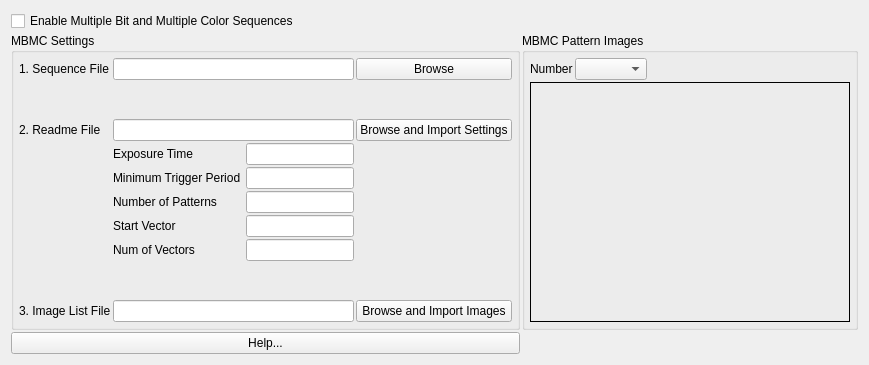
                <widget class="QWidget" name="tab_2">
                 <attribute name="title">
                  <string>Multiple Bit and Multiple Color Sequence Settings</string>
                 </attribute>
                 <layout class="QGridLayout" name="gridLayout_29">
                  <item row="0" column="1">
                   <spacer name="horizontalSpacer_5">
                    <property name="orientation">
                     <enum>Qt::Horizontal</enum>
                    </property>
                    <property name="sizeType">
                     <enum>QSizePolicy::MinimumExpanding</enum>
                    </property>
                    <property name="sizeHint" stdset="0">
                     <size>
                      <width>0</width>
                      <height>20</height>
                     </size>
                    </property>
                   </spacer>
                  </item>
                  <item row="0" column="0" rowspan="2">
                   <layout class="QGridLayout" name="gridLayout_7">
                    <property name="spacing">
                     <number>2</number>
                    </property>
                    <item row="3" column="0">
                     <widget class="QPushButton" name="getMBMCSeqHelp">
                      <property name="text">
                       <string>Help...</string>
                      </property>
                     </widget>
                    </item>
                    <item row="1" column="0">
                     <widget class="QGroupBox" name="groupBox_MBMCSettings">
                      <property name="sizePolicy">
                       <sizepolicy hsizetype="Preferred" vsizetype="MinimumExpanding">
                        <horstretch>0</horstretch>
                        <verstretch>0</verstretch>
                       </sizepolicy>
                      </property>
                      <property name="title">
                       <string>MBMC Settings</string>
                      </property>
                      <layout class="QVBoxLayout" name="verticalLayout_15">
                       <property name="spacing">
                        <number>2</number>
                       </property>
                       <property name="leftMargin">
                        <number>5</number>
                       </property>
                       <property name="topMargin">
                        <number>5</number>
                       </property>
                       <property name="rightMargin">
                        <number>5</number>
                       </property>
                       <property name="bottomMargin">
                        <number>5</number>
                       </property>
                       <item>
                        <layout class="QGridLayout" name="gridLayout_8" columnstretch="0,0,0">
                         <item row="4" column="1">
                          <layout class="QGridLayout" name="gridLayout_28">
                           <property name="spacing">
                            <number>2</number>
                           </property>
                           <item row="4" column="1">
                            <widget class="QLineEdit" name="MBMCSeqNumVec">
                             <property name="sizePolicy">
                              <sizepolicy hsizetype="MinimumExpanding" vsizetype="Fixed">
                               <horstretch>0</horstretch>
                               <verstretch>0</verstretch>
                              </sizepolicy>
                             </property>
                            </widget>
                           </item>
                           <item row="2" column="0">
                            <widget class="QLabel" name="label_15">
                             <property name="text">
                              <string>Number of Patterns</string>
                             </property>
                            </widget>
                           </item>
                           <item row="3" column="1">
                            <widget class="QLineEdit" name="MBMCSeqStartVec">
                             <property name="sizePolicy">
                              <sizepolicy hsizetype="MinimumExpanding" vsizetype="Fixed">
                               <horstretch>0</horstretch>
                               <verstretch>0</verstretch>
                              </sizepolicy>
                             </property>
                            </widget>
                           </item>
                           <item row="0" column="1">
                            <widget class="QLineEdit" name="MBMCReadme_Exposure"/>
                           </item>
                           <item row="1" column="0">
                            <widget class="QLabel" name="label_14">
                             <property name="text">
                              <string>Minimum Trigger Period </string>
                             </property>
                            </widget>
                           </item>
                           <item row="4" column="0">
                            <widget class="QLabel" name="lableVectorCount">
                             <property name="text">
                              <string>Num of Vectors</string>
                             </property>
                            </widget>
                           </item>
                           <item row="3" column="0">
                            <widget class="QLabel" name="lableStartVector">
                             <property name="text">
                              <string>Start Vector</string>
                             </property>
                            </widget>
                           </item>
                           <item row="2" column="1">
                            <widget class="QLineEdit" name="MBMCReadme_Patterns"/>
                           </item>
                           <item row="0" column="0">
                            <widget class="QLabel" name="label_13">
                             <property name="text">
                              <string>Exposure Time</string>
                             </property>
                            </widget>
                           </item>
                           <item row="1" column="1">
                            <widget class="QLineEdit" name="MBMCReadme_MinTriggerPeriod"/>
                           </item>
                          </layout>
                         </item>
                         <item row="6" column="2">
                          <widget class="QPushButton" name="browseMBMCImageList">
                           <property name="text">
                            <string>Browse and Import Images</string>
                           </property>
                          </widget>
                         </item>
                         <item row="6" column="0">
                          <widget class="QLabel" name="label_12">
                           <property name="text">
                            <string>3. Image List File</string>
                           </property>
                          </widget>
                         </item>
                         <item row="3" column="0">
                          <widget class="QLabel" name="label_11">
                           <property name="text">
                            <string>2. Readme File</string>
                           </property>
                          </widget>
                         </item>
                         <item row="3" column="1">
                          <widget class="QLineEdit" name="MBMCReadmeFile"/>
                         </item>
                         <item row="6" column="1">
                          <widget class="QLineEdit" name="MBMCImageList"/>
                         </item>
                         <item row="5" column="0">
                          <spacer name="verticalSpacer_37">
                           <property name="orientation">
                            <enum>Qt::Vertical</enum>
                           </property>
                           <property name="sizeType">
                            <enum>QSizePolicy::MinimumExpanding</enum>
                           </property>
                           <property name="sizeHint" stdset="0">
                            <size>
                             <width>20</width>
                             <height>0</height>
                            </size>
                           </property>
                          </spacer>
                         </item>
                         <item row="1" column="0">
                          <widget class="QLabel" name="label_10">
                           <property name="text">
                            <string>1. Sequence File</string>
                           </property>
                          </widget>
                         </item>
                         <item row="1" column="1">
                          <widget class="QLineEdit" name="MBMCSeqFile">
                           <property name="sizePolicy">
                            <sizepolicy hsizetype="MinimumExpanding" vsizetype="Fixed">
                             <horstretch>0</horstretch>
                             <verstretch>0</verstretch>
                            </sizepolicy>
                           </property>
                          </widget>
                         </item>
                         <item row="1" column="2">
                          <widget class="QPushButton" name="browseMBMCSeq">
                           <property name="text">
                            <string>Browse</string>
                           </property>
                          </widget>
                         </item>
                         <item row="3" column="2">
                          <widget class="QPushButton" name="btnMBMCImport">
                           <property name="text">
                            <string>Browse and Import Settings</string>
                           </property>
                          </widget>
                         </item>
                         <item row="2" column="0">
                          <spacer name="verticalSpacer_16">
                           <property name="orientation">
                            <enum>Qt::Vertical</enum>
                           </property>
                           <property name="sizeType">
                            <enum>QSizePolicy::MinimumExpanding</enum>
                           </property>
                           <property name="sizeHint" stdset="0">
                            <size>
                             <width>20</width>
                             <height>0</height>
                            </size>
                           </property>
                          </spacer>
                         </item>
                        </layout>
                       </item>
                      </layout>
                     </widget>
                    </item>
                    <item row="2" column="0">
                     <spacer name="verticalSpacer_38">
                      <property name="orientation">
                       <enum>Qt::Vertical</enum>
                      </property>
                      <property name="sizeType">
                       <enum>QSizePolicy::MinimumExpanding</enum>
                      </property>
                      <property name="sizeHint" stdset="0">
                       <size>
                        <width>20</width>
                        <height>0</height>
                       </size>
                      </property>
                     </spacer>
                    </item>
                    <item row="0" column="0">
                     <widget class="QCheckBox" name="enableCustSeq">
                      <property name="text">
                       <string>Enable Multiple Bit and Multiple Color Sequences </string>
                      </property>
                     </widget>
                    </item>
                    <item row="1" column="1">
                     <widget class="QGroupBox" name="groupBox_MBMCPatterns">
                      <property name="title">
                       <string>MBMC Pattern Images</string>
                      </property>
                      <layout class="QVBoxLayout" name="verticalLayout_16">
                       <property name="spacing">
                        <number>2</number>
                       </property>
                       <property name="leftMargin">
                        <number>5</number>
                       </property>
                       <property name="topMargin">
                        <number>5</number>
                       </property>
                       <property name="rightMargin">
                        <number>5</number>
                       </property>
                       <property name="bottomMargin">
                        <number>5</number>
                       </property>
                       <item>
                        <layout class="QHBoxLayout" name="horizontalLayout_5">
                         <item>
                          <widget class="QLabel" name="label_9">
                           <property name="text">
                            <string>Number</string>
                           </property>
                          </widget>
                         </item>
                         <item>
                          <widget class="QComboBox" name="comboBox_MBMCPatterns"/>
                         </item>
                         <item>
                          <spacer name="horizontalSpacer_14">
                           <property name="orientation">
                            <enum>Qt::Horizontal</enum>
                           </property>
                           <property name="sizeHint" stdset="0">
                            <size>
                             <width>40</width>
                             <height>20</height>
                            </size>
                           </property>
                          </spacer>
                         </item>
                        </layout>
                       </item>
                       <item>
                        <widget class="QLabel" name="patternView_MBMC">
                         <property name="sizePolicy">
                          <sizepolicy hsizetype="Fixed" vsizetype="Fixed">
                           <horstretch>0</horstretch>
                           <verstretch>0</verstretch>
                          </sizepolicy>
                         </property>
                         <property name="minimumSize">
                          <size>
                           <width>320</width>
                           <height>240</height>
                          </size>
                         </property>
                         <property name="maximumSize">
                          <size>
                           <width>320</width>
                           <height>240</height>
                          </size>
                         </property>
                         <property name="frameShape">
                          <enum>QFrame::Panel</enum>
                         </property>
                         <property name="text">
                          <string/>
                         </property>
                        </widget>
                       </item>
                      </layout>
                     </widget>
                    </item>
                   </layout>
                  </item>
                  <item row="2" column="0">
                   <spacer name="verticalSpacer_9">
                    <property name="orientation">
                     <enum>Qt::Vertical</enum>
                    </property>
                    <property name="sizeType">
                     <enum>QSizePolicy::MinimumExpanding</enum>
                    </property>
                    <property name="sizeHint" stdset="0">
                     <size>
                      <width>20</width>
                      <height>0</height>
                     </size>
                    </property>
                   </spacer>
                  </item>
                 </layout>
                </widget>
